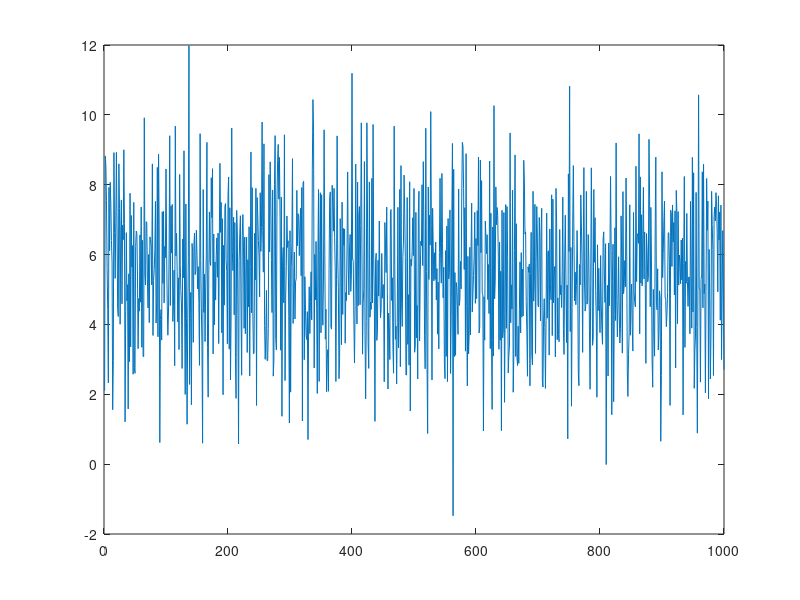

This chart was generated by the following MATLAB code:
% template_2d_least_square.m

close all; 

data_y = normrnd (5.5, 2, [1000,1])';
data_x = 1:1000;

data = [data_x; data_y];


plot(data_y); 



c = sum(data_y) / length(data_y)


% to the calculation and get the lines inclination m and the y axis part





% m = 
% t = 